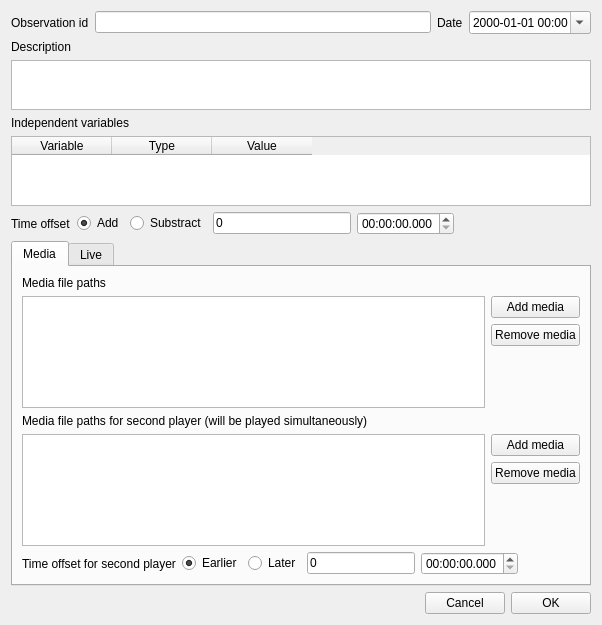
<?xml version="1.0" encoding="UTF-8"?>
<ui version="4.0">
 <class>Form</class>
 <widget class="QWidget" name="Form">
  <property name="geometry">
   <rect>
    <x>0</x>
    <y>0</y>
    <width>602</width>
    <height>625</height>
   </rect>
  </property>
  <property name="windowTitle">
   <string>New observation</string>
  </property>
  <layout class="QVBoxLayout" name="verticalLayout_3">
   <item>
    <layout class="QHBoxLayout" name="horizontalLayout_2">
     <item>
      <widget class="QLabel" name="label">
       <property name="text">
        <string>Observation id</string>
       </property>
      </widget>
     </item>
     <item>
      <widget class="QLineEdit" name="leObservationId"/>
     </item>
     <item>
      <widget class="QLabel" name="label_8">
       <property name="text">
        <string>Date</string>
       </property>
      </widget>
     </item>
     <item>
      <widget class="QDateTimeEdit" name="dteDate">
       <property name="displayFormat">
        <string>yyyy-MM-dd hh:mm</string>
       </property>
       <property name="calendarPopup">
        <bool>true</bool>
       </property>
      </widget>
     </item>
    </layout>
   </item>
   <item>
    <layout class="QVBoxLayout" name="verticalLayout_2">
     <item>
      <widget class="QLabel" name="label_9">
       <property name="text">
        <string>Description</string>
       </property>
       <property name="alignment">
        <set>Qt::AlignLeading|Qt::AlignLeft|Qt::AlignTop</set>
       </property>
      </widget>
     </item>
     <item>
      <widget class="QPlainTextEdit" name="teDescription">
       <property name="maximumSize">
        <size>
         <width>16777215</width>
         <height>50</height>
        </size>
       </property>
      </widget>
     </item>
    </layout>
   </item>
   <item>
    <widget class="QLabel" name="label_3">
     <property name="text">
      <string>Independent variables</string>
     </property>
    </widget>
   </item>
   <item>
    <widget class="QTableWidget" name="twIndepVariables">
     <column>
      <property name="text">
       <string>Variable</string>
      </property>
     </column>
     <column>
      <property name="text">
       <string>Type</string>
      </property>
     </column>
     <column>
      <property name="text">
       <string>Value</string>
      </property>
     </column>
    </widget>
   </item>
   <item>
    <layout class="QHBoxLayout" name="horizontalLayout_6">
     <item>
      <widget class="QLabel" name="lbTimeOffset">
       <property name="text">
        <string>Time offset</string>
       </property>
      </widget>
     </item>
     <item>
      <widget class="QRadioButton" name="rbAdd">
       <property name="text">
        <string>Add</string>
       </property>
       <property name="checked">
        <bool>true</bool>
       </property>
      </widget>
     </item>
     <item>
      <widget class="QRadioButton" name="rbSubstract">
       <property name="text">
        <string>Substract</string>
       </property>
      </widget>
     </item>
     <item>
      <widget class="QLineEdit" name="leTimeOffset">
       <property name="text">
        <string>0</string>
       </property>
      </widget>
     </item>
     <item>
      <widget class="QTimeEdit" name="teTimeOffset">
       <property name="displayFormat">
        <string>hh:mm:ss.zzz</string>
       </property>
      </widget>
     </item>
     <item>
      <spacer name="horizontalSpacer_2">
       <property name="orientation">
        <enum>Qt::Horizontal</enum>
       </property>
       <property name="sizeHint" stdset="0">
        <size>
         <width>40</width>
         <height>20</height>
        </size>
       </property>
      </spacer>
     </item>
    </layout>
   </item>
   <item>
    <layout class="QVBoxLayout" name="verticalLayout_9">
     <item>
      <widget class="QTabWidget" name="tabProjectType">
       <property name="enabled">
        <bool>true</bool>
       </property>
       <property name="maximumSize">
        <size>
         <width>16777215</width>
         <height>16777215</height>
        </size>
       </property>
       <property name="tabShape">
        <enum>QTabWidget::Rounded</enum>
       </property>
       <property name="currentIndex">
        <number>0</number>
       </property>
       <property name="usesScrollButtons">
        <bool>false</bool>
       </property>
       <property name="documentMode">
        <bool>false</bool>
       </property>
       <property name="tabsClosable">
        <bool>false</bool>
       </property>
       <property name="movable">
        <bool>false</bool>
       </property>
       <widget class="QWidget" name="tabVideo">
        <attribute name="title">
         <string>Media</string>
        </attribute>
        <layout class="QVBoxLayout" name="verticalLayout_7">
         <item>
          <widget class="QLabel" name="label_5">
           <property name="text">
            <string>Media file paths</string>
           </property>
          </widget>
         </item>
         <item>
          <layout class="QHBoxLayout" name="horizontalLayout_4">
           <item>
            <widget class="QListWidget" name="lwVideo">
             <property name="editTriggers">
              <set>QAbstractItemView::NoEditTriggers</set>
             </property>
             <property name="selectionMode">
              <enum>QAbstractItemView::MultiSelection</enum>
             </property>
            </widget>
           </item>
           <item>
            <layout class="QVBoxLayout" name="verticalLayout">
             <item>
              <widget class="QPushButton" name="pbAddVideo">
               <property name="text">
                <string>Add media</string>
               </property>
              </widget>
             </item>
             <item>
              <widget class="QPushButton" name="pbRemoveVideo">
               <property name="text">
                <string>Remove media</string>
               </property>
              </widget>
             </item>
             <item>
              <spacer name="verticalSpacer">
               <property name="orientation">
                <enum>Qt::Vertical</enum>
               </property>
               <property name="sizeHint" stdset="0">
                <size>
                 <width>20</width>
                 <height>40</height>
                </size>
               </property>
              </spacer>
             </item>
            </layout>
           </item>
          </layout>
         </item>
         <item>
          <widget class="QLabel" name="label_2">
           <property name="text">
            <string>Media file paths for second player (will be played simultaneously)</string>
           </property>
          </widget>
         </item>
         <item>
          <layout class="QHBoxLayout" name="horizontalLayout_5">
           <item>
            <widget class="QListWidget" name="lwVideo_2">
             <property name="editTriggers">
              <set>QAbstractItemView::NoEditTriggers</set>
             </property>
             <property name="selectionMode">
              <enum>QAbstractItemView::MultiSelection</enum>
             </property>
            </widget>
           </item>
           <item>
            <layout class="QVBoxLayout" name="verticalLayout_6">
             <item>
              <widget class="QPushButton" name="pbAddVideo_2">
               <property name="text">
                <string>Add media</string>
               </property>
              </widget>
             </item>
             <item>
              <widget class="QPushButton" name="pbRemoveVideo_2">
               <property name="text">
                <string>Remove media</string>
               </property>
              </widget>
             </item>
             <item>
              <spacer name="verticalSpacer_4">
               <property name="orientation">
                <enum>Qt::Vertical</enum>
               </property>
               <property name="sizeHint" stdset="0">
                <size>
                 <width>20</width>
                 <height>40</height>
                </size>
               </property>
              </spacer>
             </item>
            </layout>
           </item>
          </layout>
         </item>
         <item>
          <layout class="QHBoxLayout" name="horizontalLayout_7">
           <item>
            <widget class="QLabel" name="lbTimeOffset_2">
             <property name="text">
              <string>Time offset for second player</string>
             </property>
            </widget>
           </item>
           <item>
            <widget class="QRadioButton" name="rbEarlier">
             <property name="text">
              <string>Earlier</string>
             </property>
             <property name="checked">
              <bool>true</bool>
             </property>
            </widget>
           </item>
           <item>
            <widget class="QRadioButton" name="rbLater">
             <property name="text">
              <string>Later</string>
             </property>
            </widget>
           </item>
           <item>
            <widget class="QLineEdit" name="leTimeOffset_2">
             <property name="text">
              <string>0</string>
             </property>
            </widget>
           </item>
           <item>
            <widget class="QTimeEdit" name="teTimeOffset_2">
             <property name="displayFormat">
              <string>hh:mm:ss.zzz</string>
             </property>
            </widget>
           </item>
           <item>
            <spacer name="horizontalSpacer_4">
             <property name="orientation">
              <enum>Qt::Horizontal</enum>
             </property>
             <property name="sizeHint" stdset="0">
              <size>
               <width>40</width>
               <height>20</height>
              </size>
             </property>
            </spacer>
           </item>
          </layout>
         </item>
        </layout>
       </widget>
       <widget class="QWidget" name="tabLive">
        <attribute name="title">
         <string>Live</string>
        </attribute>
       </widget>
      </widget>
     </item>
    </layout>
   </item>
   <item>
    <layout class="QHBoxLayout" name="horizontalLayout">
     <item>
      <spacer name="horizontalSpacer_3">
       <property name="orientation">
        <enum>Qt::Horizontal</enum>
       </property>
       <property name="sizeHint" stdset="0">
        <size>
         <width>40</width>
         <height>20</height>
        </size>
       </property>
      </spacer>
     </item>
     <item>
      <widget class="QPushButton" name="pbCancel">
       <property name="text">
        <string>Cancel</string>
       </property>
      </widget>
     </item>
     <item>
      <widget class="QPushButton" name="pbOK">
       <property name="text">
        <string>OK</string>
       </property>
      </widget>
     </item>
    </layout>
   </item>
  </layout>
 </widget>
 <resources/>
 <connections/>
</ui>
